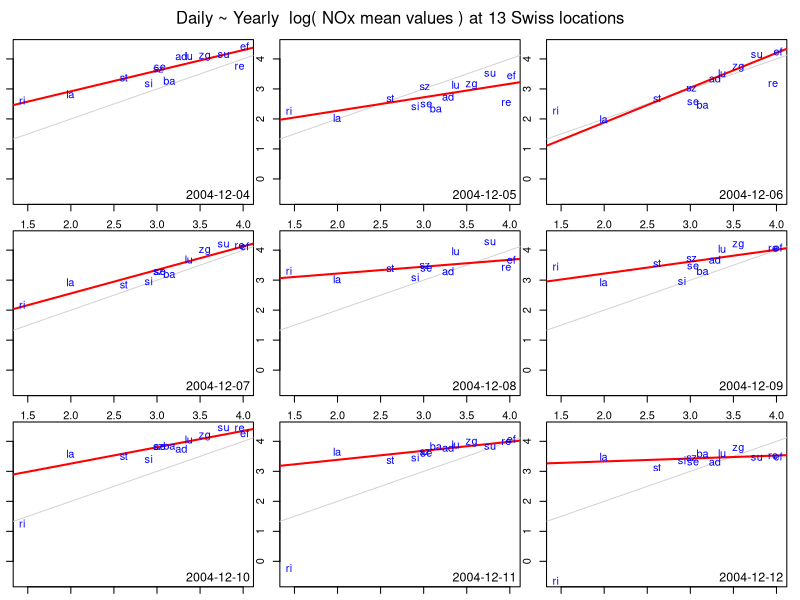
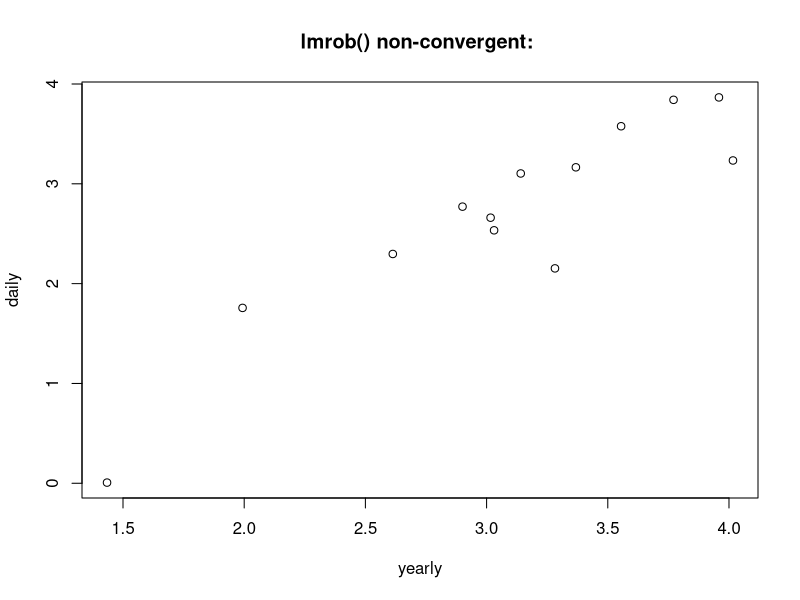
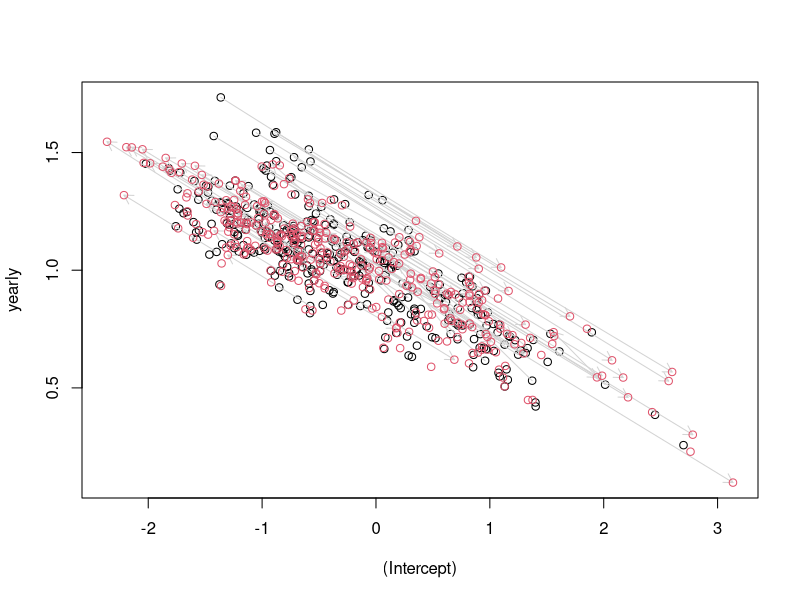
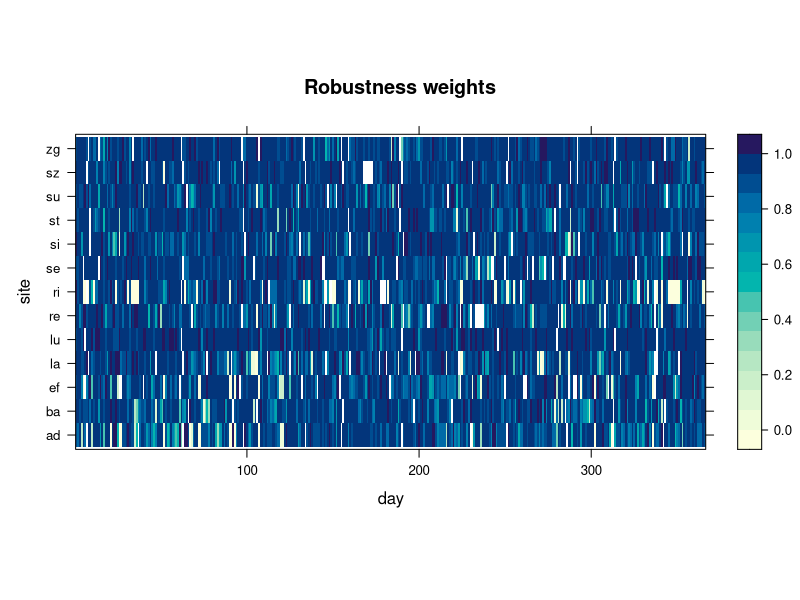

Reproduce these figures in R, in order.
library(robustbase)


### Name: ambientNOxCH
### Title: Daily Means of NOx (mono-nitrogen oxides) in air
### Aliases: ambientNOxCH
### Keywords: datasets

### ** Examples

data(ambientNOxCH)
str (ambientNOxCH)

yearly <- log(colMeans(ambientNOxCH[,-1], na.rm=TRUE))
xlim <- range(yearly)
lNOx <- log(ambientNOxCH[, -1])
days <-     ambientNOxCH[, "date"]

## Subset of 9 days starting at April 4:
idays <- seq(which(ambientNOxCH$date=="2004-12-04"), length=9)
ylim <- range(lNOx[idays,],na.rm=TRUE)
op <- par(mfrow=c(3,3),mar=rep(1,4), oma = c(0,0,2,0))

for (id in idays) {
  daily <- unlist(lNOx[id,])
  plot(NA, xlim=xlim,ylim=ylim, ann=FALSE, type = "n")
  abline(0:1, col="light gray")
  abline(lmrob(daily~yearly, na.action=na.exclude),
         col="red", lwd=2)
  text(yearly, daily, names(yearly), col="blue")
  mtext(days[id], side=1, line=-1.2, cex=.75, adj=.98)
}
mtext("Daily ~ Yearly  log( NOx mean values ) at 13 Swiss locations",
      outer=TRUE)
par(op)

## do all 366 regressions:  Least Squares and Robust:
LS <- lapply(1:nrow(ambientNOxCH), function(id)
             lm(unlist(lNOx[id,]) ~ yearly,
                na.action = na.exclude))
R <- lapply(1:nrow(ambientNOxCH),
            function(id) lmrob(unlist(lNOx[id,]) ~ yearly,
                               na.action = na.exclude))
## currently 4 warnings about non-convergence;
## which ones?
days[notOk <- ! sapply(R, `[[`, "converged") ]
## "2004-01-10" "2004-05-12" "2004-05-16" "2004-11-16"

## first problematic case:
daily <- unlist(lNOx[which(notOk)[1],])
plot(daily ~ yearly,
     main = paste("lmrob() non-convergent:",days[notOk[1]]))
rr <- lmrob(daily ~ yearly, na.action = na.exclude,
            control = lmrob.control(trace=3, max.it = 100))
##-> 53 iter.

## Look at all coefficients:
R.cf <- t(sapply(R, coef))
C.cf <- t(sapply(LS, coef))
plot(C.cf, xlim=range(C.cf[,1],R.cf[,1]),
           ylim=range(C.cf[,2],R.cf[,2]))
mD1 <- rowMeans(abs(C.cf - R.cf))
lrg <- mD1 > quantile(mD1, 0.80)
arrows(C.cf[lrg,1], C.cf[lrg,2],
       R.cf[lrg,1], R.cf[lrg,2], length=.1, col="light gray")
points(R.cf, col=2)

## All robustness weights
aW <- t(sapply(R, weights, type="robustness"))
colnames(aW) <- names(yearly)
summary(aW)
sort(colSums(aW < 0.05, na.rm = TRUE)) # how often "clear outlier":
# lu st zg ba se sz su si re la ef ad ri
#  0  0  0  1  1  1  2  3  4 10 14 17 48

lattice::levelplot(aW, asp=1/2, main="Robustness weights",
                   xlab= "day", ylab= "site")
